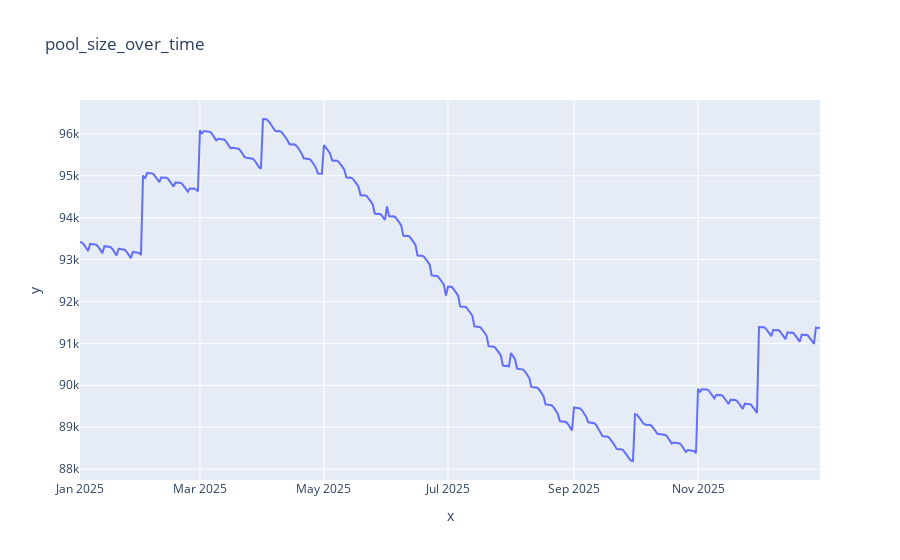

The code cell stored with this chart in its notebook:
### Code cell
fig = px.line(x=date_list, y=forecast_linear, title='pool_size_over_time')
fig.show()

### Figure 1 — Plotly figure (JSON) as saved in the notebook; plotly's stock layout.template omitted (floating-point values rounded to 4 significant figures; data arrays with more than 128 entries replaced by an {"elided": "..."} marker saying what was removed)
{"data": [{"hovertemplate": "x=%{x}<br>y=%{y}<extra></extra>", "legendgroup": "", "line": {"color": "#636efa", "dash": "solid"}, "marker": {"symbol": "circle"}, "mode": "lines", "name": "", "orientation": "v", "showlegend": false, "type": "scatter", "x": {"elided": "365 str values"}, "xaxis": "x", "y": {"elided": "365 float values"}, "yaxis": "y"}], "layout": {"legend": {"tracegroupgap": 0}, "title": {"text": "pool_size_over_time"}, "xaxis": {"anchor": "y", "domain": [0, 1], "title": {"text": "x"}}, "yaxis": {"anchor": "x", "domain": [0, 1], "title": {"text": "y"}}}}
